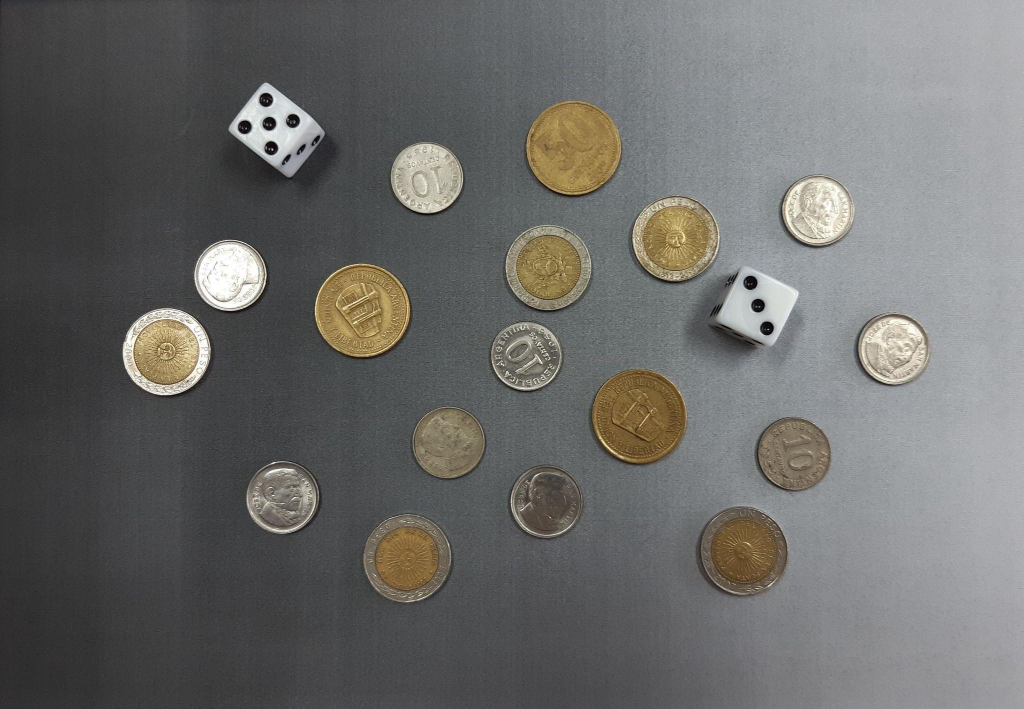
#> input picture EJ_1/dados&monedas.png, 2048 x 1418 px (shown at 1/2 size)
$ python TP2_P1_v11.py   (older library calls are emulated)
#> lines starting #> are read from the running program, lines starting #| are printed output that depends on the picture
import cv2
import numpy as np
import matplotlib.pyplot as plt
import csv
from sklearn.linear_model import LinearRegression

# Defininimos función para mostrar imágenes
def imshow(img, title=None, color_img=False, blocking=False):
    plt.figure()
    if color_img:
        plt.imshow(img)
    else:
        plt.imshow(img, cmap='gray')
    plt.title(title)
    plt.xticks([]), plt.yticks([])
    plt.show(block=blocking)

# Funcion para rellenar
def fillhole(input_image):
    im_flood_fill = input_image.copy()
    h, w = input_image.shape[:2]
    mask = np.zeros((h + 2, w + 2), np.uint8)
    im_flood_fill = im_flood_fill.astype("uint8")
    cv2.floodFill(im_flood_fill, mask, (0, 0), 255)  # https://docs.opencv.org/2.4/modules/imgproc/doc/miscellaneous_transformations.html#floodfill
    im_flood_fill_inv = cv2.bitwise_not(im_flood_fill)
    img_out = input_image | im_flood_fill_inv
    return img_out

# ----------------------------------------------------------------------------------------------------------
# --- Clasificación monedas/dados --------------------------------------------------------------------------
# ----------------------------------------------------------------------------------------------------------

# --- Cargp imagen -----------------------------------------
src_path = "dados&monedas.png"
img = cv2.imread(src_path, cv2.IMREAD_COLOR)
#> img is the input picture: shape (1418, 2048, 3); mean B, G, R 105.6, 107.4, 107.5
img = cv2.cvtColor(img, cv2.COLOR_BGR2RGB)
imshow(img, title='Original')

# --- Paso a escala de grises ------------------------------
img_gray = cv2.cvtColor(img, cv2.COLOR_BGR2GRAY)
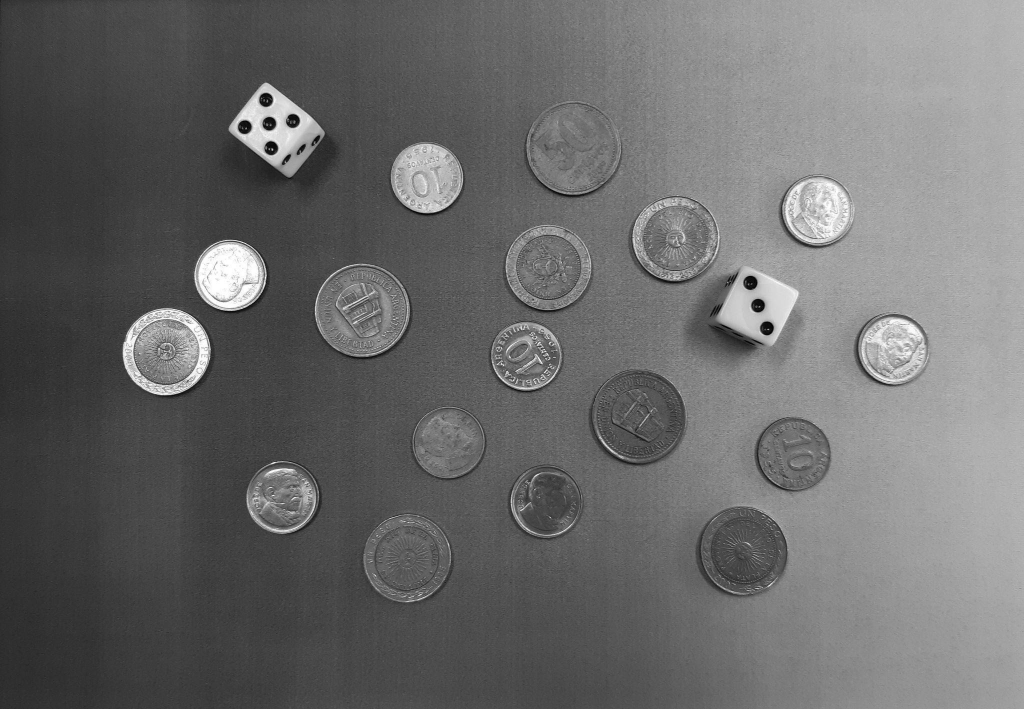
#> img_gray: shape (1418, 2048) (shown at 1/2 size); min 0, max 255, mean 106.7
imshow(img_gray, title='Escala de grises')

"""
En este punto se probaron varios métodos de filtrado (gaussiano, etc) y ninguno dió un resultado satisfactorio.
Se decidió implementar un método de "aplanado" del fondo (Bottomless) basado en una regresión lineal simple
de los valores de intensidad a lo largo del eje horizontal (x).
Por observacion de la imagen se tomaron dos filas que representan bien el fondo (sin objetos):
- Fila 100 (x=0) y Fila 1300 (x=width)

"""

# Análisis de colores.
# Acá intentamos representar la distribución de colores en la imagen original para ver si hay
# algún patrón que sea propio de los objetos de interés (monedas y dados) y nos permita separarlos mejor del fondo.

red_channel = img[:, :, 0].flatten()
green_channel = img[:, :, 1].flatten()
blue_channel = img[:, :, 2].flatten()

# Histograma de intensidades para cada canal de color
plt.figure(figsize=(10, 5))
plt.hist(red_channel, bins=256, range=(0, 256), density=True, alpha=0.5, color='red', label='Canal Rojo')
plt.hist(green_channel, bins=256, range=(0, 256), density=True, alpha=0.5, color='green', label='Canal Verde')
plt.hist(blue_channel, bins=256, range=(0, 256), density=True, alpha=0.5, color='blue', label='Canal Azul')

plt.title('Distribución de Intensidad de Píxeles por Canal de Color')
plt.xlabel('Intensidad de Píxel (0-255)')
plt.ylabel('Frecuencia Normalizada')
plt.grid(axis='y', alpha=0.75)
plt.xlim(0, 255)
plt.legend()
plt.show(block=False)
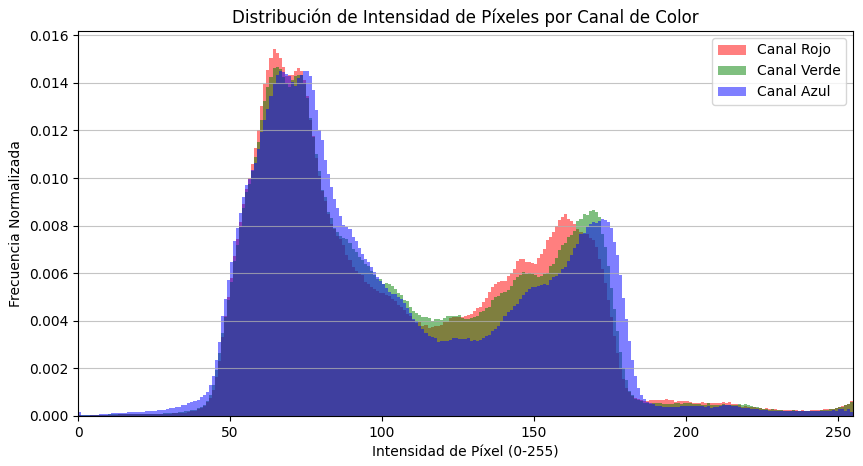
#> figure drawn by matplotlib, 1 panel; tallest bar 0.0154 high, from x = 64 to 65; tallest bar 0.0147 high, from x = 65 to 66; tallest bar 0.0145 high, from x = 66 to 67

# La expextativa era encontrar picos en los histogramas que correspondieran a los colores
# predominantes de las monedas y dados.
# Sin embargo, la distribución de colores es bastante uniforme, lo que indica que no hay
# colores dominantes claros que puedan ser utilizados para segmentar los objetos de interés.
# Esto sugiere que los objetos de interés no se destacan significativamente del
# fondo en términos de color.
# Abandonamos esta línea de análisis y seguimos con el método Bottomless. (No tiene CopyRight :-)

# ---------------- "Nivelando la cancha" (Bottomless) -----------------------
# Elegimos dos fias que sean representativas de la distribución de intensidad del fondo en
# escala de grises. Probamos cos filas que no tengan objetos (monedas/dados) y que estén
# relativamente alejadas entre sí para captar la variación del fondo.

fila_100 = 100 # Fila específica solicitada por el usuario
fila_1300 = 1300 # Fila específica solicitada por el usuario

pixeles_100 = img[fila_100, :, 0]
#> pixeles_100 = 2048 values, max 182 at index 2047, min 53 at index 0, mean 111.2
pixeles_1300 = img[fila_1300, :, 1]
#> pixeles_1300 = 2048 values, max 168 at index 2047, min 42 at index 36, mean 91.28

plt.figure(figsize=(8, 4))
plt.plot(pixeles_100, color='red', label='Fila 100')
plt.plot(pixeles_1300, color='green', label='Fila 1300')

plt.title(f'Valores de los píxeles de la filas 100 y 1300')
plt.xlabel('Posición en el eje X (píxeles)')
plt.ylabel('Intensidad del píxel (0-255)')
#> (the run stopped early here; a loop or call above may not have finished)
